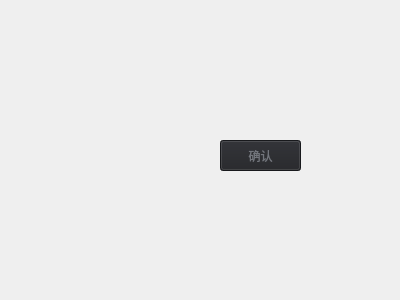
<?xml version="1.0" encoding="UTF-8"?>
<ui version="4.0">
 <class>EquipInfoWidget</class>
 <widget class="QWidget" name="EquipInfoWidget">
  <property name="geometry">
   <rect>
    <x>0</x>
    <y>0</y>
    <width>400</width>
    <height>300</height>
   </rect>
  </property>
  <property name="windowTitle">
   <string>Form</string>
  </property>
  <widget class="QPushButton" name="confirmButton">
   <property name="geometry">
    <rect>
     <x>220</x>
     <y>140</y>
     <width>81</width>
     <height>31</height>
    </rect>
   </property>
   <property name="styleSheet">
    <string notr="true">background-color:rgb(34, 35, 39);color:rgb(115, 118, 125)</string>
   </property>
   <property name="text">
    <string>确认</string>
   </property>
  </widget>
 </widget>
 <resources/>
 <connections/>
</ui>
